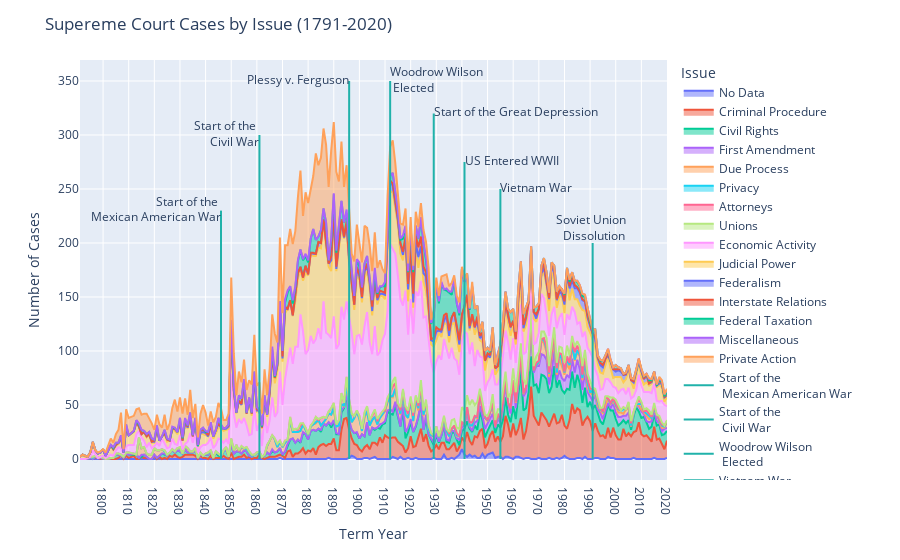

The cell this chart's notebook holds for it:
### Code cell
stacked_area_issue_graph = px.area(Stacked_Area_df)

stacked_area_issue_graph.update_layout(
    title = "Supereme Court Cases by Issue (1791-2020)",
    yaxis_title = 'Number of Cases',
    xaxis_title = 'Term Year',
    legend_title_text='Issue',
    xaxis = dict(
        dtick = 10
    )
)

def stacked_graph_annoations(Year, y_height, text, position):
    stacked_area_issue_graph.add_trace(go.Scatter(
        x=[Year, Year],
        y=[y_height, 0],
        mode="lines+text",
        name=text,
        text=[text],
        textposition=position,
        line=dict(color='LightSeaGreen')
    ))

#Annonations
stacked_graph_annoations(1846, 230, "Start of the <br> Mexican American War", "middle left")
stacked_graph_annoations(1861, 300, "Start of the <br> Civil War", "middle left")
stacked_graph_annoations(1912, 350, "Woodrow Wilson <br> Elected", "middle right")
stacked_graph_annoations(1955, 250, "Vietnam War", "middle right")
stacked_graph_annoations(1941, 275, "US Entered WWII", "middle right")
stacked_graph_annoations(1991, 200, "Soviet Union <br> Dissolution", "top center")
stacked_graph_annoations(1896, 350, "Plessy v. Ferguson", "middle left")
stacked_graph_annoations(1929, 320, "Start of the Great Depression", "middle right")


stacked_area_issue_graph

### Figure 1 — Plotly figure (JSON) as saved in the notebook; plotly's stock layout.template omitted (floating-point values rounded to 4 significant figures; data arrays with more than 128 entries replaced by an {"elided": "..."} marker saying what was removed)
{"data": [{"hovertemplate": "variable=No Data<br>index=%{x}<br>value=%{y}<extra></extra>", "legendgroup": "No Data", "line": {"color": "#636efa"}, "marker": {"symbol": "circle"}, "mode": "lines", "name": "No Data", "orientation": "v", "showlegend": true, "stackgroup": "1", "type": "scatter", "x": {"elided": "228 int values"}, "xaxis": "x", "y": {"elided": "228 int values"}, "yaxis": "y"}, {"hovertemplate": "variable=Criminal Procedure<br>index=%{x}<br>value=%{y}<extra></extra>", "legendgroup": "Criminal Procedure", "line": {"color": "#EF553B"}, "marker": {"symbol": "circle"}, "mode": "lines", "name": "Criminal Procedure", "orientation": "v", "showlegend": true, "stackgroup": "1", "type": "scatter", "x": {"elided": "228 int values"}, "xaxis": "x", "y": {"elided": "228 int values"}, "yaxis": "y"}, {"hovertemplate": "variable=Civil Rights<br>index=%{x}<br>value=%{y}<extra></extra>", "legendgroup": "Civil Rights", "line": {"color": "#00cc96"}, "marker": {"symbol": "circle"}, "mode": "lines", "name": "Civil Rights", "orientation": "v", "showlegend": true, "stackgroup": "1", "type": "scatter", "x": {"elided": "228 int values"}, "xaxis": "x", "y": {"elided": "228 int values"}, "yaxis": "y"}, {"hovertemplate": "variable=First Amendment<br>index=%{x}<br>value=%{y}<extra></extra>", "legendgroup": "First Amendment", "line": {"color": "#ab63fa"}, "marker": {"symbol": "circle"}, "mode": "lines", "name": "First Amendment", "orientation": "v", "showlegend": true, "stackgroup": "1", "type": "scatter", "x": {"elided": "228 int values"}, "xaxis": "x", "y": {"elided": "228 int values"}, "yaxis": "y"}, {"hovertemplate": "variable=Due Process<br>index=%{x}<br>value=%{y}<extra></extra>", "legendgroup": "Due Process", "line": {"color": "#FFA15A"}, "marker": {"symbol": "circle"}, "mode": "lines", "name": "Due Process", "orientation": "v", "showlegend": true, "stackgroup": "1", "type": "scatter", "x": {"elided": "228 int values"}, "xaxis": "x", "y": {"elided": "228 int values"}, "yaxis": "y"}, {"hovertemplate": "variable=Privacy<br>index=%{x}<br>value=%{y}<extra></extra>", "legendgroup": "Privacy", "line": {"color": "#19d3f3"}, "marker": {"symbol": "circle"}, "mode": "lines", "name": "Privacy", "orientation": "v", "showlegend": true, "stackgroup": "1", "type": "scatter", "x": {"elided": "228 int values"}, "xaxis": "x", "y": {"elided": "228 int values"}, "yaxis": "y"}, {"hovertemplate": "variable=Attorneys<br>index=%{x}<br>value=%{y}<extra></extra>", "legendgroup": "Attorneys", "line": {"color": "#FF6692"}, "marker": {"symbol": "circle"}, "mode": "lines", "name": "Attorneys", "orientation": "v", "showlegend": true, "stackgroup": "1", "type": "scatter", "x": {"elided": "228 int values"}, "xaxis": "x", "y": {"elided": "228 int values"}, "yaxis": "y"}, {"hovertemplate": "variable=Unions<br>index=%{x}<br>value=%{y}<extra></extra>", "legendgroup": "Unions", "line": {"color": "#B6E880"}, "marker": {"symbol": "circle"}, "mode": "lines", "name": "Unions", "orientation": "v", "showlegend": true, "stackgroup": "1", "type": "scatter", "x": {"elided": "228 int values"}, "xaxis": "x", "y": {"elided": "228 int values"}, "yaxis": "y"}, {"hovertemplate": "variable=Economic Activity<br>index=%{x}<br>value=%{y}<extra></extra>", "legendgroup": "Economic Activity", "line": {"color": "#FF97FF"}, "marker": {"symbol": "circle"}, "mode": "lines", "name": "Economic Activity", "orientation": "v", "showlegend": true, "stackgroup": "1", "type": "scatter", "x": {"elided": "228 int values"}, "xaxis": "x", "y": {"elided": "228 int values"}, "yaxis": "y"}, {"hovertemplate": "variable=Judicial Power<br>index=%{x}<br>value=%{y}<extra></extra>", "legendgroup": "Judicial Power", "line": {"color": "#FECB52"}, "marker": {"symbol": "circle"}, "mode": "lines", "name": "Judicial Power", "orientation": "v", "showlegend": true, "stackgroup": "1", "type": "scatter", "x": {"elided": "228 int values"}, "xaxis": "x", "y": {"elided": "228 int values"}, "yaxis": "y"}, {"hovertemplate": "variable=Federalism<br>index=%{x}<br>value=%{y}<extra></extra>", "legendgroup": "Federalism", "line": {"color": "#636efa"}, "marker": {"symbol": "circle"}, "mode": "lines", "name": "Federalism", "orientation": "v", "showlegend": true, "stackgroup": "1", "type": "scatter", "x": {"elided": "228 int values"}, "xaxis": "x", "y": {"elided": "228 int values"}, "yaxis": "y"}, {"hovertemplate": "variable=Interstate Relations<br>index=%{x}<br>value=%{y}<extra></extra>", "legendgroup": "Interstate Relations", "line": {"color": "#EF553B"}, "marker": {"symbol": "circle"}, "mode": "lines", "name": "Interstate Relations", "orientation": "v", "showlegend": true, "stackgroup": "1", "type": "scatter", "x": {"elided": "228 int values"}, "xaxis": "x", "y": {"elided": "228 int values"}, "yaxis": "y"}, {"hovertemplate": "variable=Federal Taxation<br>index=%{x}<br>value=%{y}<extra></extra>", "legendgroup": "Federal Taxation", "line": {"color": "#00cc96"}, "marker": {"symbol": "circle"}, "mode": "lines", "name": "Federal Taxation", "orientation": "v", "showlegend": true, "stackgroup": "1", "type": "scatter", "x": {"elided": "228 int values"}, "xaxis": "x", "y": {"elided": "228 int values"}, "yaxis": "y"}, {"hovertemplate": "variable=Miscellaneous<br>index=%{x}<br>value=%{y}<extra></extra>", "legendgroup": "Miscellaneous", "line": {"color": "#ab63fa"}, "marker": {"symbol": "circle"}, "mode": "lines", "name": "Miscellaneous", "orientation": "v", "showlegend": true, "stackgroup": "1", "type": "scatter", "x": {"elided": "228 int values"}, "xaxis": "x", "y": {"elided": "228 int values"}, "yaxis": "y"}, {"hovertemplate": "variable=Private Action<br>index=%{x}<br>value=%{y}<extra></extra>", "legendgroup": "Private Action", "line": {"color": "#FFA15A"}, "marker": {"symbol": "circle"}, "mode": "lines", "name": "Private Action", "orientation": "v", "showlegend": true, "stackgroup": "1", "type": "scatter", "x": {"elided": "228 int values"}, "xaxis": "x", "y": {"elided": "228 int values"}, "yaxis": "y"}, {"line": {"color": "LightSeaGreen"}, "mode": "lines+text", "name": "Start of the <br> Mexican American War", "text": ["Start of the <br> Mexican American War"], "textposition": "middle left", "type": "scatter", "x": [1846, 1846], "y": [230, 0]}, {"line": {"color": "LightSeaGreen"}, "mode": "lines+text", "name": "Start of the <br> Civil War", "text": ["Start of the <br> Civil War"], "textposition": "middle left", "type": "scatter", "x": [1861, 1861], "y": [300, 0]}, {"line": {"color": "LightSeaGreen"}, "mode": "lines+text", "name": "Woodrow Wilson <br> Elected", "text": ["Woodrow Wilson <br> Elected"], "textposition": "middle right", "type": "scatter", "x": [1912, 1912], "y": [350, 0]}, {"line": {"color": "LightSeaGreen"}, "mode": "lines+text", "name": "Vietnam War", "text": ["Vietnam War"], "textposition": "middle right", "type": "scatter", "x": [1955, 1955], "y": [250, 0]}, {"line": {"color": "LightSeaGreen"}, "mode": "lines+text", "name": "US Entered WWII", "text": ["US Entered WWII"], "textposition": "middle right", "type": "scatter", "x": [1941, 1941], "y": [275, 0]}, {"line": {"color": "LightSeaGreen"}, "mode": "lines+text", "name": "Soviet Union <br> Dissolution", "text": ["Soviet Union <br> Dissolution"], "textposition": "top center", "type": "scatter", "x": [1991, 1991], "y": [200, 0]}, {"line": {"color": "LightSeaGreen"}, "mode": "lines+text", "name": "Plessy v. Ferguson", "text": ["Plessy v. Ferguson"], "textposition": "middle left", "type": "scatter", "x": [1896, 1896], "y": [350, 0]}, {"line": {"color": "LightSeaGreen"}, "mode": "lines+text", "name": "Start of the Great Depression", "text": ["Start of the Great Depression"], "textposition": "middle right", "type": "scatter", "x": [1929, 1929], "y": [320, 0]}], "layout": {"legend": {"title": {"text": "Issue"}, "tracegroupgap": 0}, "margin": {"t": 60}, "title": {"text": "Supereme Court Cases by Issue (1791-2020)"}, "xaxis": {"anchor": "y", "domain": [0, 1], "dtick": 10, "title": {"text": "Term Year"}}, "yaxis": {"anchor": "x", "domain": [0, 1], "title": {"text": "Number of Cases"}}}}
